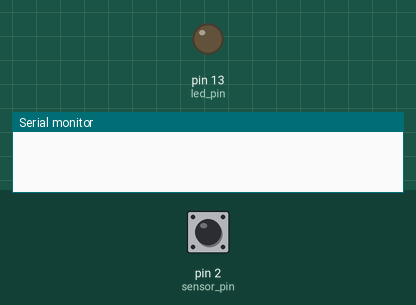
Recording of a sketch running on a simulated Arduino Uno, built with avr-gcc and run on an emulated ATmega328P. Parts: output pins drawn as LEDs (lit = HIGH), the last lines printed to the serial monitor. The inputs (shaded band) are chosen by the test bench; at power-on: pin 2 (sensor_pin) HIGH.

Above: at 1.2 s.
1.3 s: pin 2 (sensor_pin) pulsed LOW 2 times (0.12 s each, 0.3 s apart)
At 3.0 s:
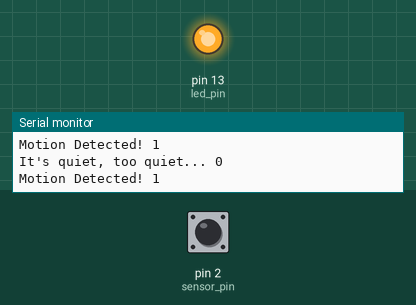
3.4 s: pin 2 (sensor_pin) driven LOW
At 3.7 s:
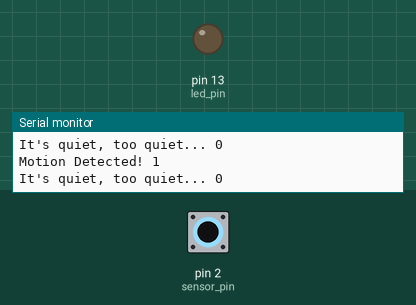
4.9 s: pin 2 (sensor_pin) driven HIGH
At 6.0 s:
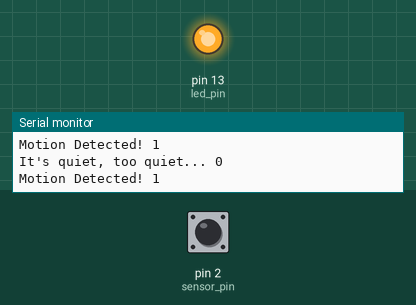
Timing chart, 0 to 7.9 s (numbered marks = the images above; inputs shaded):
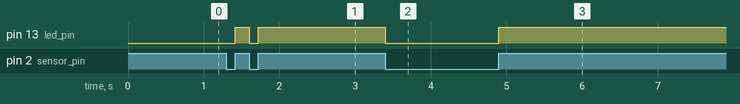

Measured:
- after the input at 1.3 s, pin 13 (led_pin): LOW → HIGH after 0.12 s, → LOW 0.18 s later, → HIGH 0.12 s later
- after the input at 3.4 s, pin 13 (led_pin): HIGH → LOW at once
- after the input at 4.9 s, pin 13 (led_pin): LOW → HIGH at once

The sketch:

mod1_task2P.ino
```cpp
// C++ code
int sensor_pin = 2;
int led_pin = 13;

volatile int led_state = LOW;
int p_state = LOW;

void setup()
{
  pinMode(sensor_pin, INPUT_PULLUP);
  pinMode(led_pin, OUTPUT);

  Serial.begin(9600);

  attachInterrupt(digitalPinToInterrupt(sensor_pin), alert, CHANGE);

}

void alert()
{
  if (digitalRead(sensor_pin) == HIGH)
  {
    led_state = HIGH;
  	digitalWrite(led_pin, led_state);
  }

  else
  {
    led_state = LOW;
  	digitalWrite(led_pin, led_state);
  }
}

void loop()
{
  if (led_state == HIGH && p_state == LOW)
  {
  	Serial.print("Motion Detected! ");
    Serial.println(led_state);
    p_state = led_state;
  }
  else if (led_state == LOW && p_state == HIGH)
  {
    Serial.print("It's quiet, too quiet... ");
    Serial.println(led_state);
    p_state = led_state;
  }
}
```

Task1.1P.cpp
```cpp
// C++ code
void setup()
{
  pinMode(2, INPUT);
  pinMode(13, OUTPUT);
  Serial.begin(9600);
}

int motionSensor = 0;

void ledOn()
{
	Serial.println("LED on");
 	delay(500);
}

void loop()
{
  motionSensor = digitalRead(2);

  if (motionSensor == HIGH)
  {
  	digitalWrite(13, HIGH);
    Serial.println("Motion Detected!");
    ledOn();
  }
  else
  {
  	digitalWrite(13, LOW);
    Serial.println("It's quiet, too quiet...");
  }
}
```
